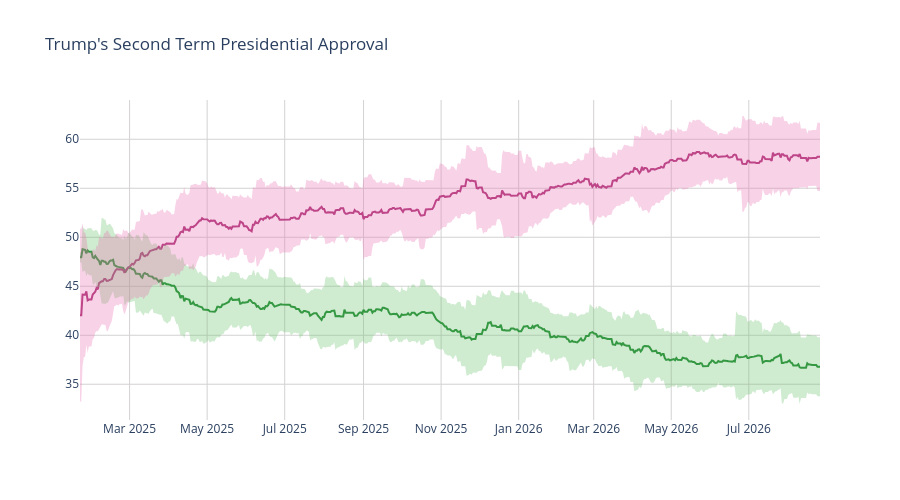

The notebook cell saved with this chart:
### Code cell
disappr_ci_hex = "#e86eaf"
appr_ci_hex = "#60be65"
disappr_ci_rgba = "rgba(232, 110, 175, 0.3)"
appr_ci_rgba = "rgba(96, 190, 101, 0.3)"
grid_col = "#d4d2d2"


# Approve
fig = go.Figure(go.Scatter(
    x=pres['end_date'],
    y=pres['approve'],
    hovertemplate="%{y:.2f}%",
    name="<b>Approve</b>",
    line=dict(color="#228833"),
    showlegend=False
))

# Disapprove
fig.add_trace(go.Scatter(
    x=pres['end_date'],
    y=pres['disapprove'],
    hovertemplate="%{y:.2f}%",
    name="<b>Disapprove</b>",
    line=dict(color="#aa3377"),
    showlegend=False
    )
)

# Approve CI
fig.add_traces([

    # Upper bound
    go.Scatter(
        x=pres['end_date'],
        y=pres['approve_upper_ci'],
        marker=dict(color=appr_ci_hex),
        line=dict(width=0),
        mode='lines',
        showlegend=False,
        hoverinfo="skip"
    ),

    # Lower bound
    go.Scatter(
        x=pres['end_date'],
        y=pres['approve_lower_ci'],
        marker=dict(color=appr_ci_hex),
        line=dict(width=0),
        mode='lines',
        fillcolor=appr_ci_rgba,
        fill="tonexty",
        showlegend=False,
        hoverinfo="skip"
    )
])

# Disapprove CI
fig.add_traces([

    # Upper bound
    go.Scatter(
        x=pres['end_date'],
        y=pres['disapprove_upper_ci'],
        marker=dict(color=disappr_ci_hex),
        line=dict(width=0),
        mode='lines',
        showlegend=False,
        hoverinfo="skip"
    ),

    # Lower bound
    go.Scatter(
        x=pres['end_date'],
        y=pres['disapprove_lower_ci'],
        marker=dict(color=disappr_ci_hex),
        line=dict(width=0),
        mode='lines',
        fillcolor=disappr_ci_rgba,
        fill="tonexty",
        showlegend=False,
        hoverinfo="skip"
    )
])

fig.update_layout(
    title=dict(text="Trump's Second Term Presidential Approval"),
    hovermode="x"
)

fig.update_xaxes(gridcolor=grid_col)
fig.update_yaxes(gridcolor=grid_col)

fig.update_layout(hovermode="x", hoverlabel_align="right", plot_bgcolor="rgba(0, 0, 0, 0)", height=500)
fig.show()

### Figure 1 — Plotly figure (JSON) as saved in the notebook; plotly's stock layout.template omitted (floating-point values rounded to 4 significant figures; data arrays with more than 128 entries replaced by an {"elided": "..."} marker saying what was removed)
{"data": [{"hovertemplate": "%{y:.2f}%", "line": {"color": "#228833"}, "name": "<b>Approve</b>", "showlegend": false, "type": "scatter", "x": {"elided": "583 str values"}, "y": {"elided": "583 float values"}}, {"hovertemplate": "%{y:.2f}%", "line": {"color": "#aa3377"}, "name": "<b>Disapprove</b>", "showlegend": false, "type": "scatter", "x": {"elided": "583 str values"}, "y": {"elided": "583 float values"}}, {"hoverinfo": "skip", "line": {"width": 0}, "marker": {"color": "#60be65"}, "mode": "lines", "showlegend": false, "type": "scatter", "x": {"elided": "583 str values"}, "y": {"elided": "583 float values"}}, {"fill": "tonexty", "fillcolor": "rgba(96, 190, 101, 0.3)", "hoverinfo": "skip", "line": {"width": 0}, "marker": {"color": "#60be65"}, "mode": "lines", "showlegend": false, "type": "scatter", "x": {"elided": "583 str values"}, "y": {"elided": "583 float values"}}, {"hoverinfo": "skip", "line": {"width": 0}, "marker": {"color": "#e86eaf"}, "mode": "lines", "showlegend": false, "type": "scatter", "x": {"elided": "583 str values"}, "y": {"elided": "583 float values"}}, {"fill": "tonexty", "fillcolor": "rgba(232, 110, 175, 0.3)", "hoverinfo": "skip", "line": {"width": 0}, "marker": {"color": "#e86eaf"}, "mode": "lines", "showlegend": false, "type": "scatter", "x": {"elided": "583 str values"}, "y": {"elided": "583 float values"}}], "layout": {"height": 500, "hoverlabel": {"align": "right"}, "hovermode": "x", "plot_bgcolor": "rgba(0, 0, 0, 0)", "title": {"text": "Trump's Second Term Presidential Approval"}, "xaxis": {"gridcolor": "#d4d2d2"}, "yaxis": {"gridcolor": "#d4d2d2"}}}
